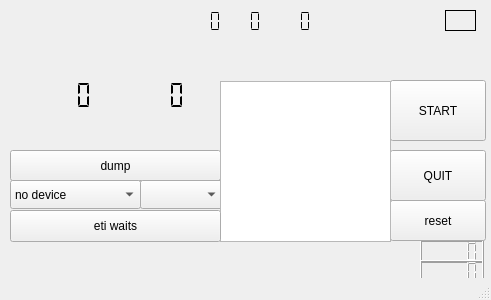
<?xml version="1.0" encoding="UTF-8"?>
<ui version="4.0">
 <class>dab2eti</class>
 <widget class="QMainWindow" name="dab2eti">
  <property name="geometry">
   <rect>
    <x>0</x>
    <y>0</y>
    <width>491</width>
    <height>300</height>
   </rect>
  </property>
  <property name="windowTitle">
   <string>MainWindow</string>
  </property>
  <widget class="QWidget" name="centralwidget">
   <widget class="QPushButton" name="dumpButton">
    <property name="geometry">
     <rect>
      <x>10</x>
      <y>150</y>
      <width>211</width>
      <height>31</height>
     </rect>
    </property>
    <property name="toolTip">
     <string>&lt;html&gt;&lt;head/&gt;&lt;body&gt;&lt;p&gt;Push this button for saving the raw input. Pushing will cause a menu to appear where a filename can be selected. Once dumping, pushing the button will cause the file to be closed.&lt;/p&gt;&lt;/body&gt;&lt;/html&gt;</string>
    </property>
    <property name="text">
     <string>dump</string>
    </property>
   </widget>
   <widget class="QComboBox" name="deviceSelector">
    <property name="geometry">
     <rect>
      <x>10</x>
      <y>180</y>
      <width>131</width>
      <height>29</height>
     </rect>
    </property>
    <property name="toolTip">
     <string>&lt;html&gt;&lt;head/&gt;&lt;body&gt;&lt;p&gt;Select the input device. The devices shown are configured. After selecting a device, one has to push the start button to activate the program.&lt;/p&gt;&lt;/body&gt;&lt;/html&gt;</string>
    </property>
    <item>
     <property name="text">
      <string>no device</string>
     </property>
    </item>
    <item>
     <property name="text">
      <string>file input (.raw)</string>
     </property>
    </item>
    <item>
     <property name="text">
      <string>file input (.sdr)</string>
     </property>
    </item>
   </widget>
   <widget class="QComboBox" name="channelSelector">
    <property name="geometry">
     <rect>
      <x>140</x>
      <y>180</y>
      <width>83</width>
      <height>29</height>
     </rect>
    </property>
    <property name="toolTip">
     <string>&lt;html&gt;&lt;head/&gt;&lt;body&gt;&lt;p&gt;Select the channel. The table presented - obviously - depends on the band chosen.&lt;/p&gt;&lt;/body&gt;&lt;/html&gt;</string>
    </property>
   </widget>
   <widget class="QLabel" name="timeDisplay">
    <property name="geometry">
     <rect>
      <x>20</x>
      <y>50</y>
      <width>201</width>
      <height>21</height>
     </rect>
    </property>
    <property name="text">
     <string/>
    </property>
   </widget>
   <widget class="QLCDNumber" name="finecorrectorDisplay">
    <property name="geometry">
     <rect>
      <x>20</x>
      <y>80</y>
      <width>101</width>
      <height>31</height>
     </rect>
    </property>
    <property name="frameShape">
     <enum>QFrame::NoFrame</enum>
    </property>
    <property name="digitCount">
     <number>3</number>
    </property>
    <property name="segmentStyle">
     <enum>QLCDNumber::Flat</enum>
    </property>
   </widget>
   <widget class="QLCDNumber" name="coarsecorrectorDisplay">
    <property name="geometry">
     <rect>
      <x>130</x>
      <y>80</y>
      <width>81</width>
      <height>31</height>
     </rect>
    </property>
    <property name="frameShape">
     <enum>QFrame::NoFrame</enum>
    </property>
    <property name="digitCount">
     <number>2</number>
    </property>
    <property name="segmentStyle">
     <enum>QLCDNumber::Flat</enum>
    </property>
   </widget>
   <widget class="QLCDNumber" name="crcErrors_1">
    <property name="geometry">
     <rect>
      <x>420</x>
      <y>240</y>
      <width>64</width>
      <height>23</height>
     </rect>
    </property>
   </widget>
   <widget class="QLCDNumber" name="crcErrors_2">
    <property name="geometry">
     <rect>
      <x>420</x>
      <y>260</y>
      <width>64</width>
      <height>23</height>
     </rect>
    </property>
   </widget>
   <widget class="QPushButton" name="startButton">
    <property name="geometry">
     <rect>
      <x>390</x>
      <y>80</y>
      <width>96</width>
      <height>61</height>
     </rect>
    </property>
    <property name="text">
     <string>START</string>
    </property>
   </widget>
   <widget class="QPushButton" name="quitButton">
    <property name="geometry">
     <rect>
      <x>390</x>
      <y>150</y>
      <width>96</width>
      <height>51</height>
     </rect>
    </property>
    <property name="text">
     <string>QUIT</string>
    </property>
   </widget>
   <widget class="QPushButton" name="resetButton">
    <property name="geometry">
     <rect>
      <x>390</x>
      <y>200</y>
      <width>96</width>
      <height>41</height>
     </rect>
    </property>
    <property name="text">
     <string>reset</string>
    </property>
   </widget>
   <widget class="QListView" name="ensembleDisplay">
    <property name="geometry">
     <rect>
      <x>220</x>
      <y>81</y>
      <width>171</width>
      <height>161</height>
     </rect>
    </property>
   </widget>
   <widget class="QLabel" name="versionName">
    <property name="geometry">
     <rect>
      <x>250</x>
      <y>50</y>
      <width>231</width>
      <height>21</height>
     </rect>
    </property>
    <property name="toolTip">
     <string>&lt;html&gt;&lt;head/&gt;&lt;body&gt;&lt;p&gt;Copyright (C)  2016  Jan van Katwijk (J.vanKatwijk@gmail.com),  Lazy Chair Programming&lt;/p&gt;&lt;p&gt;&lt;br/&gt;&lt;/p&gt;&lt;p&gt;DAB-rpi is free software; you can redistribute it and/or modify  it under the terms of the GNU General Public License as published by the Free Software Foundation; either version 2 of the License, or (at your option) any later version.&lt;/p&gt;&lt;p&gt;&lt;br/&gt;&lt;/p&gt;&lt;/body&gt;&lt;/html&gt;</string>
    </property>
    <property name="text">
     <string/>
    </property>
   </widget>
   <widget class="QLabel" name="syncedLabel">
    <property name="geometry">
     <rect>
      <x>445</x>
      <y>10</y>
      <width>31</width>
      <height>21</height>
     </rect>
    </property>
    <property name="toolTip">
     <string>&lt;html&gt;&lt;head/&gt;&lt;body&gt;&lt;p&gt;Indicator for time synchronization. Green means that the software recognizes that there are DAB frames, not necessarily that the software is able to decode the DAB stream.&lt;/p&gt;&lt;/body&gt;&lt;/html&gt;</string>
    </property>
    <property name="frameShape">
     <enum>QFrame::Box</enum>
    </property>
    <property name="text">
     <string/>
    </property>
   </widget>
   <widget class="QLCDNumber" name="ficRatioDisplay">
    <property name="geometry">
     <rect>
      <x>270</x>
      <y>10</y>
      <width>51</width>
      <height>23</height>
     </rect>
    </property>
    <property name="toolTip">
     <string>&lt;html&gt;&lt;head/&gt;&lt;body&gt;&lt;p&gt;Quality indicator of the FIC data stream. 100 is good, less means that there are unrecoverable&lt;/p&gt;&lt;p&gt;errors, which usually means that the other quality indicator also shows a number less than 100.&lt;/p&gt;&lt;/body&gt;&lt;/html&gt;</string>
    </property>
    <property name="frameShape">
     <enum>QFrame::NoFrame</enum>
    </property>
    <property name="digitCount">
     <number>3</number>
    </property>
    <property name="segmentStyle">
     <enum>QLCDNumber::Flat</enum>
    </property>
   </widget>
   <widget class="QLCDNumber" name="snrDisplay">
    <property name="geometry">
     <rect>
      <x>230</x>
      <y>10</y>
      <width>41</width>
      <height>23</height>
     </rect>
    </property>
    <property name="toolTip">
     <string>&lt;html&gt;&lt;head/&gt;&lt;body&gt;&lt;p&gt;A signal Noise indicator. In general: higher is better, through strongly depending on the device. &lt;/p&gt;&lt;/body&gt;&lt;/html&gt;</string>
    </property>
    <property name="frameShape">
     <enum>QFrame::NoFrame</enum>
    </property>
    <property name="digitCount">
     <number>2</number>
    </property>
    <property name="segmentStyle">
     <enum>QLCDNumber::Flat</enum>
    </property>
   </widget>
   <widget class="QLCDNumber" name="ensembleId">
    <property name="geometry">
     <rect>
      <x>170</x>
      <y>10</y>
      <width>61</width>
      <height>23</height>
     </rect>
    </property>
    <property name="toolTip">
     <string>&lt;html&gt;&lt;head/&gt;&lt;body&gt;&lt;p&gt;The hecadecimal number indicated the ensemble being received.&lt;/p&gt;&lt;/body&gt;&lt;/html&gt;</string>
    </property>
    <property name="frameShape">
     <enum>QFrame::NoFrame</enum>
    </property>
    <property name="digitCount">
     <number>4</number>
    </property>
    <property name="mode">
     <enum>QLCDNumber::Hex</enum>
    </property>
    <property name="segmentStyle">
     <enum>QLCDNumber::Flat</enum>
    </property>
   </widget>
   <widget class="QLabel" name="ensembleName">
    <property name="geometry">
     <rect>
      <x>10</x>
      <y>10</y>
      <width>141</width>
      <height>21</height>
     </rect>
    </property>
    <property name="text">
     <string/>
    </property>
   </widget>
   <widget class="QPushButton" name="eti_control">
    <property name="geometry">
     <rect>
      <x>10</x>
      <y>210</y>
      <width>211</width>
      <height>32</height>
     </rect>
    </property>
    <property name="text">
     <string>eti waits</string>
    </property>
   </widget>
  </widget>
  <widget class="QStatusBar" name="statusbar"/>
 </widget>
 <resources/>
 <connections/>
</ui>
